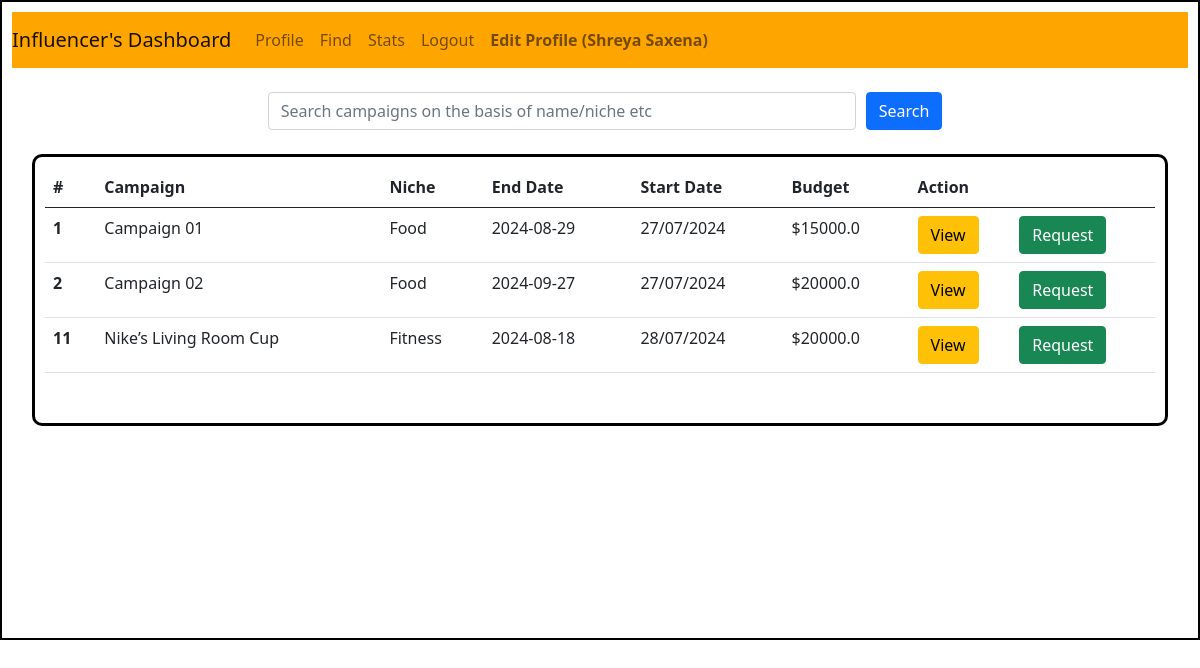
/influencer/dashboard/find/2, run on the app's committed database.
### backend/models.py (models this page shows)
class User(db.Model):
    __tablename__ = "user"
    id = db.Column(db.Integer, primary_key = True, nullable = False, autoincrement = True)
    email = db.Column(db.String, nullable = False)
    full_name = db.Column(db.String, nullable = False)
    search_name = db.Column(db.String, nullable = False, default="null")
    user_name = db.Column(db.String, unique = True, nullable = False)
    pwd = db.Column(db.String, nullable = False, default="null")
    category = db.Column(db.String, nullable = False, default="null")
    niche = db.Column(db.String, nullable = False, default="null")
    followers = db.Column(db.Integer, nullable=False, default = 0)
    type = db.Column(db.String, nullable = False, default = "general")
    is_flagged = db.Column(db.String, nullable=False, default="False")
    ad_request = db.relationship("Ad_request", cascade="all, delete", backref="user")

class Campaigns(db.Model):
    __tablename__ = "campaigns"
    id = db.Column(db.Integer, primary_key = True, nullable = False, autoincrement = True)
    name = db.Column(db.String, nullable = False)
    search_name = db.Column(db.String, nullable = False, default = "null")
    description = db.Column(db.Text, nullable = False)
    start_date = db.Column(db.String, nullable = False, default = "null")
    end_date = db.Column(db.String, nullable = False)
    budget = db.Column(db.Float, nullable = False)
    visibility = db.Column(db.String, nullable = False, default="public")
    goals = db.Column(db.Text, nullable = False)
    niche = db.Column(db.Text, nullable = False, default = "null")
    sponser_id = db.Column(db.Integer, db.ForeignKey("sponser.id"), nullable = False)
    ad_requests = db.relationship("Ad_request", cascade="all, delete", backref="campaigns")

### backend/controllers.py (the view)
@app.route("/influencer/dashboard/find/<int:i_id>")
def influencer_dashboard_find(i_id):
    influencer = User.query.get(i_id)
    campaign_summary = fetch_campaigns()
    return render_template("influencer_dashboard_find.html", influencer = influencer, campaigns = campaign_summary)

### backend/controllers.py (called while the page is built)
def fetch_campaigns():
    campaigns=Campaigns.query.filter_by(visibility = "Public" ).all()
    campaign_list = {}
    for campaign in campaigns:
        if campaign.id not in campaign_list.keys():
            campaign_list[campaign.id] = [campaign.name, campaign.niche, campaign.end_date, campaign.budget, campaign.start_date, campaign.sponser_id]
    return campaign_list

### templates/influencer_dashboard_find.html (shortened to what this page needs)
<!DOCTYPE html>
<html lang="en">
<head>
    <link rel="stylesheet" href = "/static/dashboardstyle.css">
    <link href="https://cdn.jsdelivr.net/npm/bootstrap@5.0.2/dist/css/bootstrap.min.css" rel="stylesheet">
</head>
<body>
    <div id = "container-influencer-find">
      <nav class="navbar navbar-expand-lg navbar-light" style="background-color:orange;">
            <a class="navbar-brand" href="#">Influencer's Dashboard</a>
            <div class="collapse navbar-collapse" id="navbarNav">
              <ul class="navbar-nav">
                <li class="nav-item active">
                  <a class="nav-link" href="/influencer/dashboard/profile/{{influencer.id}}"> Profile </a>
                </li>
                <li class="nav-item active">
                  <a class="nav-link" href="/influencer/dashboard/find/{{influencer.id}}"> Find</a>
                </li>
                <li class="nav-item active">
                  <a class="nav-link" href="/influencer/stats"> Stats</span></a>
                </li>
                <li class="nav-item">
                  <a class="nav-link" href="/login"> Logout</a>
                </li>
                <li class="nav-item">
                  <a class="nav-link" href="/edit/profile/page/{{influencer.id}}" > <strong>Edit Profile ({{influencer.full_name}})</strong></a>
                </li>
          </nav><br>
          <form action="/influencer/search"  class="form-inline">
            <input type="text" class="form-control" id="search" name="search_word" placeholder="Search campaigns on the basis of name/niche etc">
            <button type="submit" class="btn btn-primary">Search</button>
          </form><br>
          <div id="campaign">
            {%if campaigns%}
            <table class="table">
              <thead>
                <tr>
                  <th scope="col">#</th>
                  <th scope="col">Campaign</th>
                  <th scope="col">Niche</th>
                  <th scope="col">End Date</th>
                  <th scope="col">Start Date</th>
                  <th scope="col">Budget</th>
                  <th scope="col">Action</th>
                </tr>
              </thead>
              <tbody>
              {%for key, value in campaigns.items()%}
                <tr>
                  <th scope="row">{{key}}</th>
                  <td>{{value[0]}}</td>
                  <td>{{value[1]}}</td>
                  <td>{{value[2]}}</td>
                  <td>{{value[4]}}</td>
                  <td>${{value[3]}}</td>
                  <td><div id="button-container-influencer">
                            <a href="/view/campaign/influencer/{{key}}"><button type="button" class="btn btn-warning">View</button></a>
                            <form action="/send/request/{{influencer.id}}" method="POST">
                            <button type="submit" class="btn btn-success">Request</button></td>
                  </div>
                </tr>
              {%endfor%}
            {%else%}
            <h3>No Campaigns available!</h3>
            {%endif%}<br>
</body>
</html>

### static/dashboardstyle.css (style rules this page uses)
* { margin: 0%; padding: 0%; }
#container-influencer-find { border: 2px solid black; padding: 10px; height: 640px; }
#campaign { border: 3px solid black ; padding: 10px; margin-left: 20px; margin-right: 20px; border-radius: 10px; }
#button-container-influencer { display: flex; }

### templates/influencer_dashboard_find.html (style rules this page uses)
form { width: 100%; display: flex; flex-direction: row; justify-content: center; align-items: center; }
#search { margin-left: 10px; margin-right: 10px; width: 50%; }

### data on the page
User: full_name "Shreya Saxena"
Campaigns: name "Campaign 01", niche "Food", end_date "2024-08-29", start_date "27/07/2024", budget "15000.0"
Campaigns: name "Campaign 02", niche "Food", end_date "2024-09-27", start_date "27/07/2024", budget "20000.0"
Campaigns: name "Nike’s Living Room Cup", niche "Fitness", end_date "2024-08-18", start_date "28/07/2024", budget "20000.0"

### other printed values
{{ key }} "1" "2" "11"
